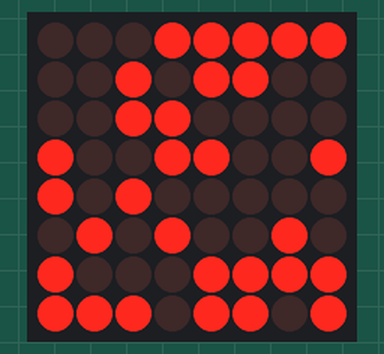
This sketch was run on a simulated Arduino Mega 2560, built with avr-gcc and run on an emulated ATmega2560. Shown: 8×8 LED matrix. Random numbers use the default seed unless the sketch sets one.

Above: at 0.17 s.
At 4.9 s:
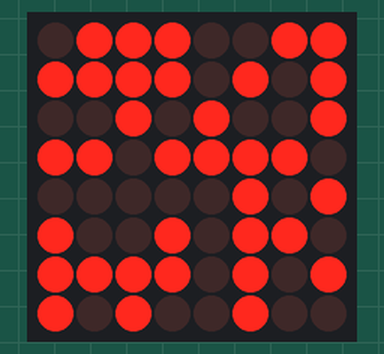
At 9.95 s:
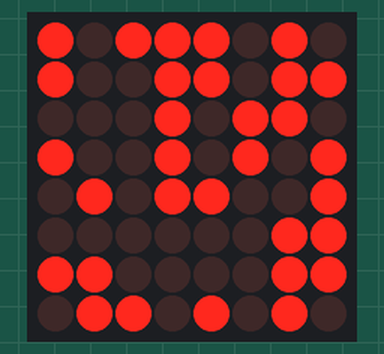
At 19.73 s:
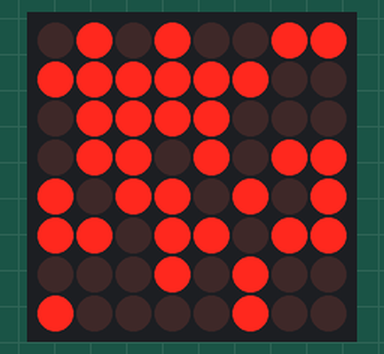
At 29.51 s:
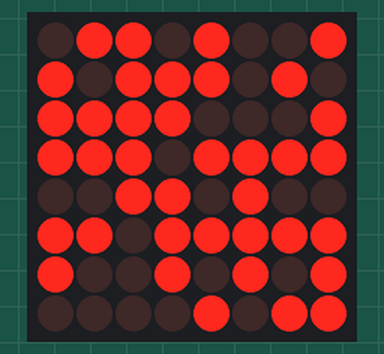
At 39.61 s:
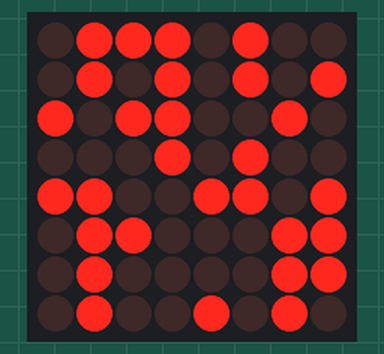

The sketch:

RandomScrollingContributionGraph.ino
```cpp
#include "SPI.h"
#include "LedControl.h"

// Define hardware type, size, and output pins:
#define HARDWARE_TYPE MD_MAX72XX::FC16_HW
#define MAX_DEVICES 4
#define DATA_PIN 50
#define CLK_PIN 51
#define CS_PIN 53

LedControl lc = LedControl (DATA_PIN,CLK_PIN,CS_PIN,1);

void setup() {
  // we have to do a wakeup call
  lc.shutdown(0,false);

  // set the brightness to a medium value
  lc.setIntensity(0,0);
}

void loop() {
  for(int x = 0; x < 8; x++) {
    for(int y = 0; y < 8; y++) {
      if(random(0,2) == 0) {
        lc.setLed(0, x, y, true);
      } else {
        lc.setLed(0, x, y, false);
      }
    }
  }

  //delay(100);
}
```
